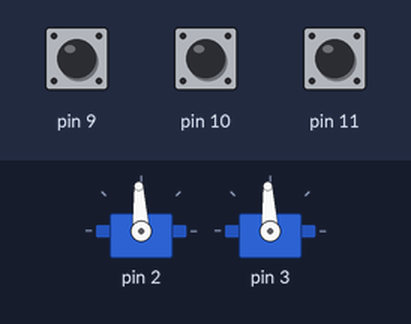
Bench run of a sketch on a simulated Arduino Uno, built with avr-gcc and run on an emulated ATmega328P. Parts: 2 × servo. Inputs (shaded band) come from the test bench; at power-on: pin 9 HIGH, pin 11 HIGH, pin 10 HIGH.

Above: at 1.2 s.
1.3 s: pin 9 pulled LOW for 0.15 s
At 2.1 s:
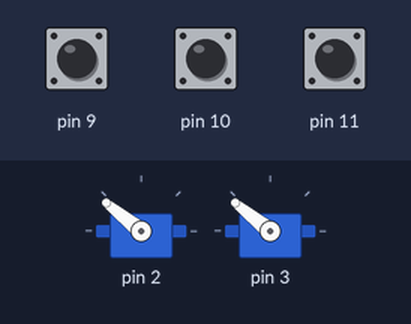
2.9 s: pin 11 pulled LOW for 0.15 s
At 3.15 s:
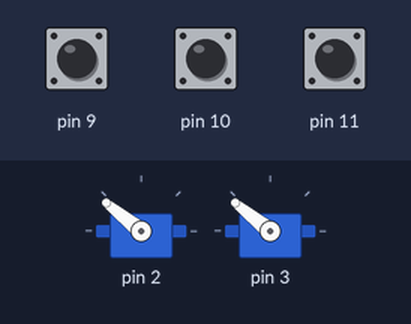
5.9 s: pin 11 pulled LOW for 1 s
8.9 s: pin 10 pulled LOW for 0.15 s
At 9.22 s:
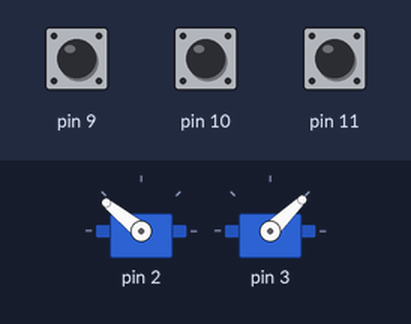
11.9 s: pin 10 pulled LOW for 1 s
14.9 s: pin 9 pulled LOW for 1 s
Timing chart, 0 to 18.9 s (numbered marks = the images above; inputs shaded):
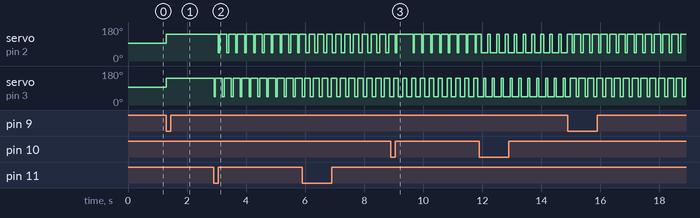

The sketch:

flap_control.ino
```cpp
#include <Servo.h>

// -- Constants:
  // PWM input:
const int N_INPUTS = 3;
const int DEADBAND = 4;

  // PWM output:
const int PWM_CHANGE = 500;
const int PWM_MID = 1500;
const float DECAY_INPUT = 0.1;

  // Amplitude control:
const int AMP_CUTOFF = 10;
const int AMP_OFFSET = 300;

  // Wave signals:
const float WAVE_INT = 150.0; // Half period
const float FREQ = PI/WAVE_INT;

//-- Variables:
Servo servo[2];
volatile int16_t pwm_raw[N_INPUTS] = {0};
int16_t pwm_input[N_INPUTS] = {0};

// -- Pin Change Interrupt to get PWM inputs:

ISR( PCINT0_vect ) {

  static int32_t change_time[N_INPUTS] = {0};

  uint8_t mask = B00000010;

  for ( uint8_t index = 0 ; index < N_INPUTS ; index += 1 ) {

    if( (change_time[index] == 0) && (PINB & mask) ) {
      change_time[index] = micros();
    }

    else if( (change_time[index] != 0) && !(PINB & mask) ) {

      change_time[index] = ( micros() - change_time[index] ) - PWM_MID;

      //-

      int16_t diff = change_time[index] - pwm_raw[index];

      if( diff > DEADBAND ) {
        pwm_raw[index] = change_time[index] - DEADBAND;
      }

      if( diff < -DEADBAND ) {
        pwm_raw[index] = change_time[index] + DEADBAND;
      }

      //-

      change_time[index] = 0;
    }
    mask = mask << 1;
  }
}

// --

void input_filter( void ) {
  for( int index = 0; index < N_INPUTS; index += 1 ) {
    pwm_input[index] = pwm_raw[index]*DECAY_INPUT + pwm_input[index]*( 1 - DECAY_INPUT );
  }
}

// -- Function to set amplitude via throttle:

int amp_func( int input ) {
  int var = ( input + AMP_OFFSET );
  if( var <= AMP_CUTOFF ) {
    return 0;
  } else {
    return var - AMP_CUTOFF;
  }
}


// -- Wave functions [for wing oscillation]:

float tri_wave( void ) {
  static int last_time = millis();

  int int_time = millis() - last_time;

  if( int_time < WAVE_INT ) {

    return 2*int_time/WAVE_INT - 1;

  } else if ( (int_time > WAVE_INT) && (int_time < 2*WAVE_INT) ) {

    return  3 - 2*int_time/WAVE_INT;

  } else if( int_time > WAVE_INT ) {
    last_time = millis();

    return -1;
  }
}

float saw_wave( void ) {
  static int last_time = millis();

  int int_time = millis() - last_time;

  if( int_time < 2*WAVE_INT ) {

    return int_time/WAVE_INT - 1;

  } else {

    last_time = millis();

    return -1;
  }
}

float sin_wave( void ) {
  return sin( millis()*FREQ );
}


// -- Function to combine wing oscillation and dihedral angle:

int flap_func( int amplitude, int offset ) {
  if( amplitude == 0 ) {
    return constrain( offset , -PWM_CHANGE, PWM_CHANGE );
  } else {
    return constrain( offset + sin_wave()*amplitude , -PWM_CHANGE, PWM_CHANGE );
  }
}


// -- Main functions:

void setup() {

  // Enabling interrupt:
  PCICR |= (B00000001 << 0);

  // Setting PWM inputs:
  for ( int index = 0; index < N_INPUTS ; index += 1 ) {
    PCMSK0 = PCMSK0 | (B00000010 << index);
    pinMode( index + 9 , INPUT_PULLUP );
  }

  // Setting servo outputs:
  for( int index = 2; index <= 3 ; index += 1 ) {
    pinMode( index , OUTPUT );
    servo[index - 2].attach( index );
    servo[index - 2].write( PWM_MID );
  }

  //Default to minimum throttle:
  pwm_raw[2] = -AMP_OFFSET;
  pwm_input[2] = pwm_raw[2];

  //Serial.begin(9600);
}

void loop() {

  input_filter();

  int16_t amp = amp_func( pwm_input[2] );

  servo[0].writeMicroseconds( PWM_MID - flap_func( amp , pwm_input[0] + pwm_input[1] ) );
  servo[1].writeMicroseconds( PWM_MID + flap_func( amp , -pwm_input[0] + pwm_input[1] ) );

  //Serial.println( pwm_input[2] );
}
```

Measured:
- after the input at 1.3 s, servo on pin 2, servo on pin 3: 93° → 141° at once
- after the input at 2.9 s, servo on pin 2: alternates 141° for 0.24 s and 44° for 0.06 s, starting after 0.15 s; servo on pin 3: alternates 141° for 0.24 s and 44° for 0.06 s, starting at once
